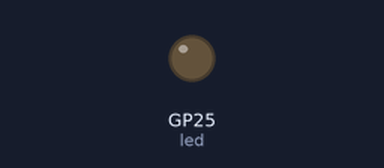
Recording of a program running on a simulated Raspberry Pi Pico running MicroPython. On the bench: output pins drawn as LEDs (lit = HIGH).

Above: at 1.3 s.
At 9.5 s:
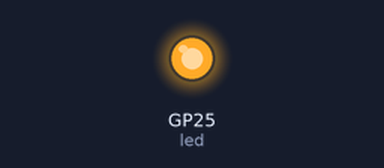
Timing chart, 0 to 9.9 s (numbered marks = the images above):
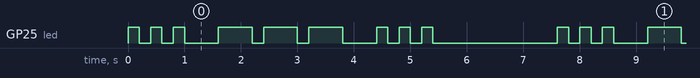

The program:

morse.py
```python
from machine import Pin
from time import sleep

led = Pin("LED", Pin.OUT, value=0)

msg = "... --- ..."  # SOS

while True:
    for ch in msg:
        if ch == ".":
            led.on()
            sleep(0.2)
            led.off()
            sleep(0.2)
        elif ch == "-":
            led.on()
            sleep(0.6)
            led.off()
            sleep(0.2)
        else:
            sleep(0.4)
    sleep(2)
```

Measured:
- by itself, GP25 (led): repeats every 7.6 s: 2 × (LOW 0.20 s, HIGH 0.20 s), LOW 0.60 s, 2 × (HIGH 0.60 s, LOW 0.20 s), HIGH 0.60 s, LOW 0.60 s, 2 × (HIGH 0.20 s, LOW 0.20 s), HIGH 0.20 s, LOW 2.2 s, HIGH 0.20 s
- by itself, everything shown: repeats every 7.6 s, in 18 steps
